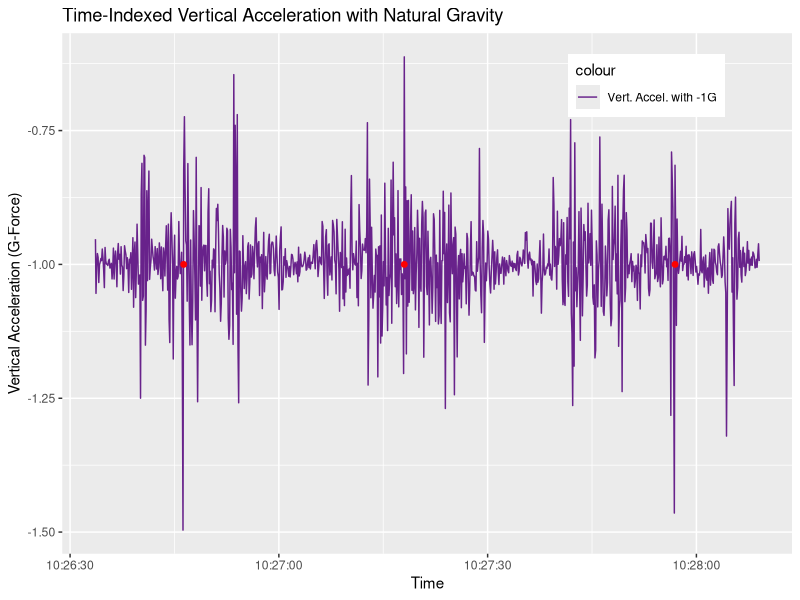
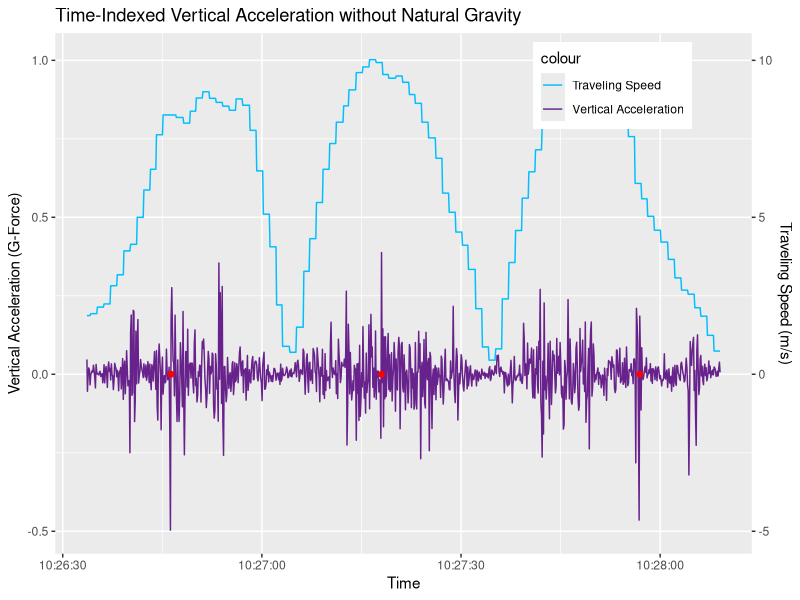
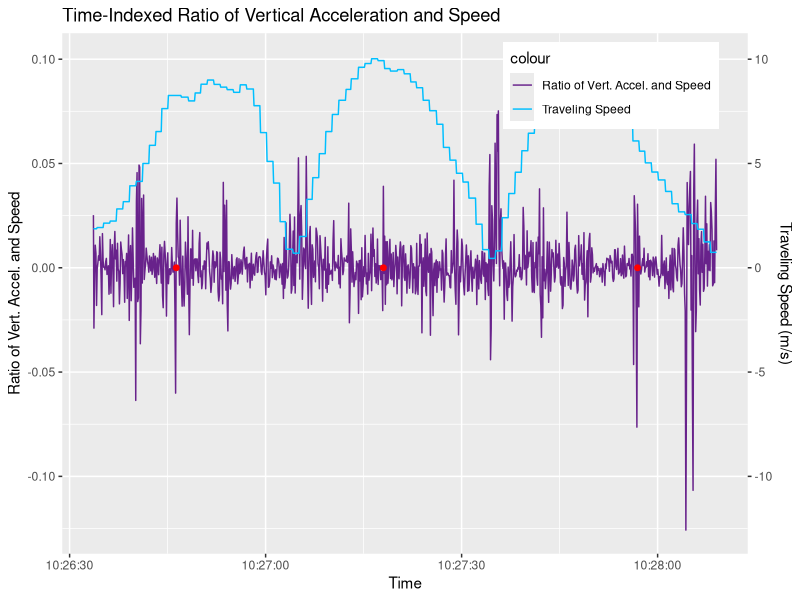
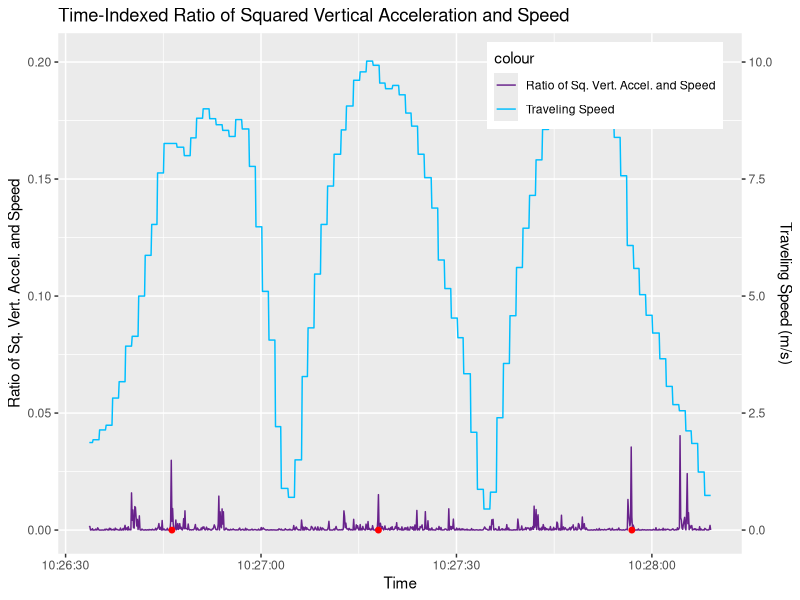
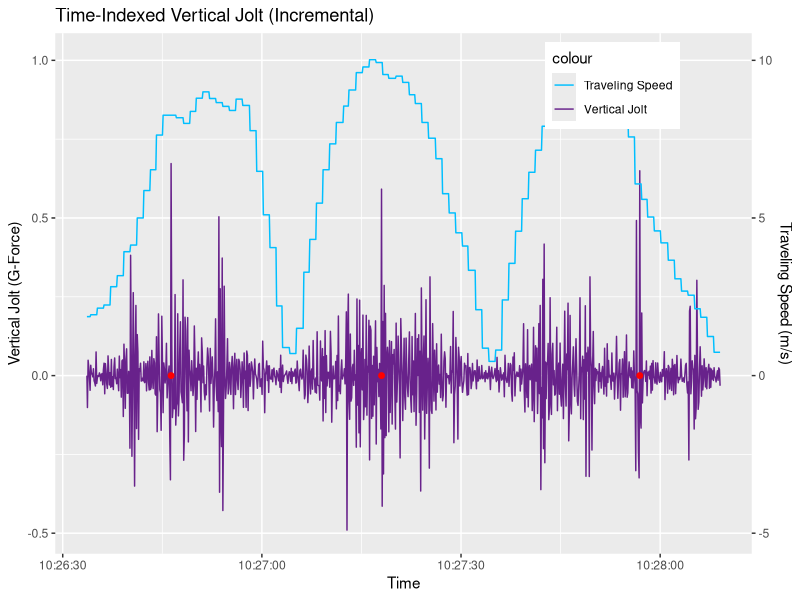
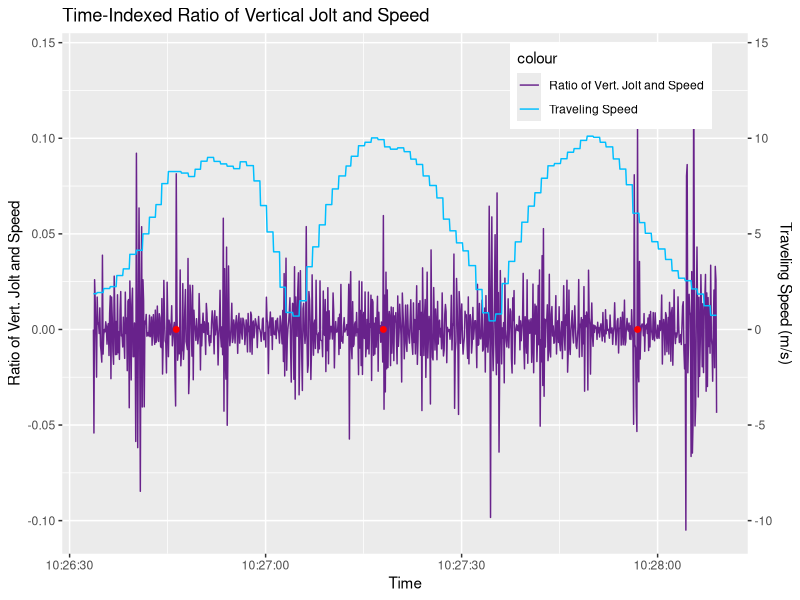
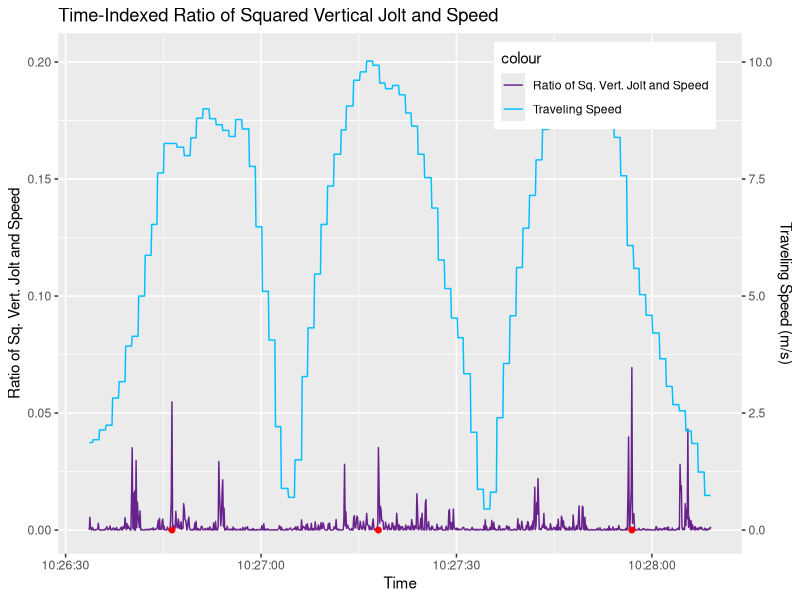
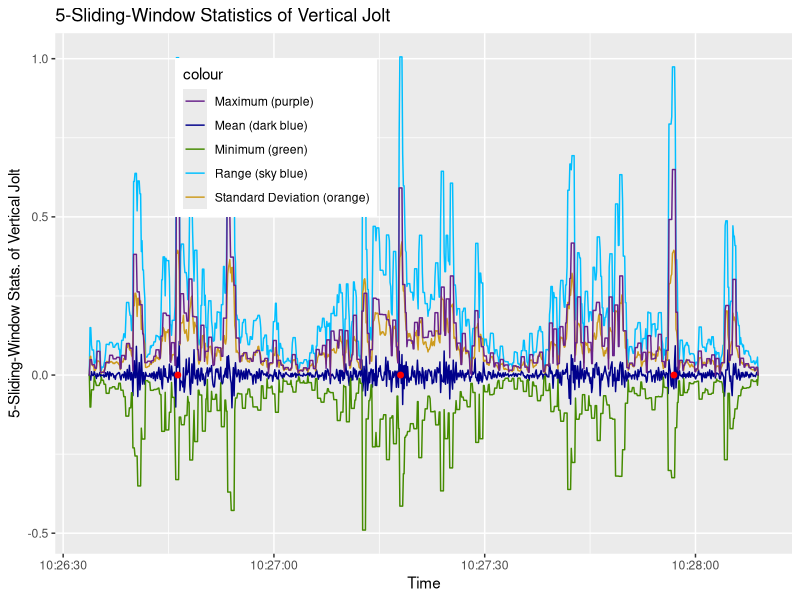

Recreate these plots in R, in order.
## ---- chunk 1
knitr::opts_chunk$set(echo = TRUE)
## ---- chunk 2
# load data file
if (!exists("LA11.raw")) {
    LA11.raw <- read.csv("./los_angeles_11.csv")
}
print(nrow(LA11.raw))
## ---- chunk 3
LA11.valid = LA11.raw[, c("Date", "Latitude", "Longitude", "Speed")]
# validate DateTime format
LA11.valid$Date <- as.POSIXct(LA11.valid$Date, format="%Y-%m-%d %H:%M:%OS")
# specify orientation of accelration
LA11.valid$forw_accel = LA11.raw$X
LA11.valid$hori_accel = LA11.raw$Y
LA11.valid$vert_accel_G = LA11.raw$Z
# mark speed bumps
for (i in 1:nrow(LA11.valid)) {
    LA11.valid$speedbump[i] = "no"
}
for (i in c(128, 445, 834)) {
    LA11.valid$speedbump[i] = "yes"
}
## ---- chunk 4
require(ggplot2)
LA11.vert_accel_G.plot <- ggplot(LA11.valid, aes(x = Date))
LA11.vert_accel_G.plot <- LA11.vert_accel_G.plot + geom_line(aes(y = vert_accel_G, colour = "Vert. Accel. with -1G"))
LA11.vert_accel_G.plot <- LA11.vert_accel_G.plot + scale_colour_manual(values = c("darkorchid4"))
LA11.vert_accel_G.plot <- LA11.vert_accel_G.plot + xlab("Time") 
LA11.vert_accel_G.plot <- LA11.vert_accel_G.plot + ylab("Vertical Acceleration (G-Force)") 
LA11.vert_accel_G.plot <- LA11.vert_accel_G.plot + ggtitle("Time-Indexed Vertical Acceleration with Natural Gravity")
LA11.vert_accel_G.plot <- LA11.vert_accel_G.plot + theme(legend.position = c(0.8, 0.9))
for (i in 1:nrow(LA11.valid)) {
    if (LA11.valid$speedbump[i] == "yes") {
        LA11.vert_accel_G.plot <- LA11.vert_accel_G.plot + 
            annotate("pointrange", x = LA11.valid$Date[i], y = -1, ymin = -1, ymax = -1, colour = "red", size = 0.25)
    }
}
print(LA11.vert_accel_G.plot)
## ---- chunk 5
# remove natural gravity in vertical acceleration
LA11.valid$vert_accel = LA11.valid$vert_accel_G + 1
## ---- chunk 6
require(ggplot2)
LA11.vert_accel.plot <- ggplot(LA11.valid, aes(x = Date))
LA11.vert_accel.plot <- LA11.vert_accel.plot + geom_line(aes(y = vert_accel, colour = "Vertical Acceleration"))
LA11.vert_accel.plot <- LA11.vert_accel.plot + geom_line(aes(y = Speed / 10, colour = "Traveling Speed"))
LA11.vert_accel.plot <- LA11.vert_accel.plot + scale_y_continuous(sec.axis = sec_axis(~.*10, name = "Traveling Speed (m/s)"))
LA11.vert_accel.plot <- LA11.vert_accel.plot + scale_colour_manual(values = c("deepskyblue", "darkorchid4"))
LA11.vert_accel.plot <- LA11.vert_accel.plot + xlab("Time") 
LA11.vert_accel.plot <- LA11.vert_accel.plot + ylab("Vertical Acceleration (G-Force)") 
LA11.vert_accel.plot <- LA11.vert_accel.plot + ggtitle("Time-Indexed Vertical Acceleration without Natural Gravity")
LA11.vert_accel.plot <- LA11.vert_accel.plot + theme(legend.position = c(0.8, 0.9))
for (i in 1:nrow(LA11.valid)) {
    if (LA11.valid$speedbump[i] == "yes") {
        LA11.vert_accel.plot <- LA11.vert_accel.plot + 
            annotate("pointrange", x = LA11.valid$Date[i], y = 0, ymin = 0, ymax = 0, colour = "red", size = 0.25)
    }
}
print(LA11.vert_accel.plot)
## ---- chunk 7
# calculate ratio between vertical acceleration and speed
for (i in 1:nrow(LA11.valid)) {
    if (LA11.valid$Speed[i] == 0) {
        LA11.valid$vert_accel_ratio_speed[i] = 0
    }
    else {
        LA11.valid$vert_accel_ratio_speed[i] = LA11.valid$vert_accel[i] / LA11.valid$Speed[i]
    }
}
## ---- chunk 8
require(ggplot2)
LA11.vert_accel_ratio_speed.plot <- ggplot(LA11.valid, aes(x = Date))
LA11.vert_accel_ratio_speed.plot <- LA11.vert_accel_ratio_speed.plot + geom_line(aes(y = vert_accel_ratio_speed, colour = "Ratio of Vert. Accel. and Speed"))
LA11.vert_accel_ratio_speed.plot <- LA11.vert_accel_ratio_speed.plot + geom_line(aes(y = Speed / 100, colour = "Traveling Speed"))
LA11.vert_accel_ratio_speed.plot <- LA11.vert_accel_ratio_speed.plot + scale_y_continuous(sec.axis = sec_axis(~.*100, name = "Traveling Speed (m/s)"))
LA11.vert_accel_ratio_speed.plot <- LA11.vert_accel_ratio_speed.plot + scale_colour_manual(values = c("darkorchid4", "deepskyblue"))
LA11.vert_accel_ratio_speed.plot <- LA11.vert_accel_ratio_speed.plot + xlab("Time") 
LA11.vert_accel_ratio_speed.plot <- LA11.vert_accel_ratio_speed.plot + ylab("Ratio of Vert. Accel. and Speed") 
LA11.vert_accel_ratio_speed.plot <- LA11.vert_accel_ratio_speed.plot + ggtitle("Time-Indexed Ratio of Vertical Acceleration and Speed")
LA11.vert_accel_ratio_speed.plot <- LA11.vert_accel_ratio_speed.plot + theme(legend.position = c(0.8, 0.9))
for (i in 1:nrow(LA11.valid)) {
    if (LA11.valid$speedbump[i] == "yes") {
        LA11.vert_accel_ratio_speed.plot <- LA11.vert_accel_ratio_speed.plot + 
            annotate("pointrange", x = LA11.valid$Date[i], y = 0, ymin = 0, ymax = 0, colour = "red", size = 0.25)
    }
}
print(LA11.vert_accel_ratio_speed.plot)
## ---- chunk 9
# calculate ratio between vertical acceleration and speed
for (i in 1:nrow(LA11.valid)) {
    if (LA11.valid$Speed[i] == 0) {
        LA11.valid$sq_vert_accel_ratio_speed[i] = 0
    }
    else {
        LA11.valid$sq_vert_accel_ratio_speed[i] = (LA11.valid$vert_accel[i] * LA11.valid$vert_accel[i]) / LA11.valid$Speed[i]
    }
}
## ---- chunk 10
require(ggplot2)
LA11.sq_vert_accel_ratio_speed.plot <- ggplot(LA11.valid, aes(x = Date))
LA11.sq_vert_accel_ratio_speed.plot <- LA11.sq_vert_accel_ratio_speed.plot + geom_line(aes(y = sq_vert_accel_ratio_speed, colour = "Ratio of Sq. Vert. Accel. and Speed"))
LA11.sq_vert_accel_ratio_speed.plot <- LA11.sq_vert_accel_ratio_speed.plot + geom_line(aes(y = Speed / 50, colour = "Traveling Speed"))
LA11.sq_vert_accel_ratio_speed.plot <- LA11.sq_vert_accel_ratio_speed.plot + scale_y_continuous(sec.axis = sec_axis(~.*50, name = "Traveling Speed (m/s)"))
LA11.sq_vert_accel_ratio_speed.plot <- LA11.sq_vert_accel_ratio_speed.plot + scale_colour_manual(values = c("darkorchid4", "deepskyblue"))
LA11.sq_vert_accel_ratio_speed.plot <- LA11.sq_vert_accel_ratio_speed.plot + xlab("Time") 
LA11.sq_vert_accel_ratio_speed.plot <- LA11.sq_vert_accel_ratio_speed.plot + ylab("Ratio of Sq. Vert. Accel. and Speed") 
LA11.sq_vert_accel_ratio_speed.plot <- LA11.sq_vert_accel_ratio_speed.plot + ggtitle("Time-Indexed Ratio of Squared Vertical Acceleration and Speed")
LA11.sq_vert_accel_ratio_speed.plot <- LA11.sq_vert_accel_ratio_speed.plot + theme(legend.position = c(0.8, 0.9))
for (i in 1:nrow(LA11.valid)) {
    if (LA11.valid$speedbump[i] == "yes") {
        LA11.sq_vert_accel_ratio_speed.plot <- LA11.sq_vert_accel_ratio_speed.plot + 
            annotate("pointrange", x = LA11.valid$Date[i], y = 0, ymin = 0, ymax = 0, colour = "red", size = 0.25)
    }
}
print(LA11.sq_vert_accel_ratio_speed.plot)
## ---- chunk 11
# calculate vertical jolt
for (i in 1:nrow(LA11.valid)) {
    if (i == 1) {
        LA11.valid$vert_jolt[i] = 0
    }
    else {
        LA11.valid$vert_jolt[i] = LA11.valid$vert_accel[i] - LA11.valid$vert_accel[i - 1]
    }
}
## ---- chunk 12
require(ggplot2)
LA11.vert_jolt.plot <- ggplot(LA11.valid, aes(x = Date))
LA11.vert_jolt.plot <- LA11.vert_jolt.plot + geom_line(aes(y = vert_jolt, colour = "Vertical Jolt"))
LA11.vert_jolt.plot <- LA11.vert_jolt.plot + geom_line(aes(y = Speed / 10, colour = "Traveling Speed"))
LA11.vert_jolt.plot <- LA11.vert_jolt.plot + scale_y_continuous(sec.axis = sec_axis(~.*10, name = "Traveling Speed (m/s)"))
LA11.vert_jolt.plot <- LA11.vert_jolt.plot + scale_colour_manual(values = c("deepskyblue", "darkorchid4"))
LA11.vert_jolt.plot <- LA11.vert_jolt.plot + xlab("Time") 
LA11.vert_jolt.plot <- LA11.vert_jolt.plot + ylab("Vertical Jolt (G-Force)") 
LA11.vert_jolt.plot <- LA11.vert_jolt.plot + ggtitle("Time-Indexed Vertical Jolt (Incremental)")
LA11.vert_jolt.plot <- LA11.vert_jolt.plot + theme(legend.position = c(0.8, 0.9))
for (i in 1:nrow(LA11.valid)) {
    if (LA11.valid$speedbump[i] == "yes") {
        LA11.vert_jolt.plot <- LA11.vert_jolt.plot + 
            annotate("pointrange", x = LA11.valid$Date[i], y = 0, ymin = 0, ymax = 0, colour = "red", size = 0.25)
    }
}
print(LA11.vert_jolt.plot)
## ---- chunk 13
# calculate ratio between vertical jolt and speed
for (i in 1:nrow(LA11.valid)) {
    if (LA11.valid$Speed[i] == 0) {
        LA11.valid$vert_jolt_ratio_speed[i] = 0
    }
    else {
        LA11.valid$vert_jolt_ratio_speed[i] = LA11.valid$vert_jolt[i] / LA11.valid$Speed[i]
    }
}
## ---- chunk 14
require(ggplot2)
LA11.vert_jolt_ratio_speed.plot <- ggplot(LA11.valid, aes(x = Date))
LA11.vert_jolt_ratio_speed.plot <- LA11.vert_jolt_ratio_speed.plot + geom_line(aes(y = vert_jolt_ratio_speed, colour = "Ratio of Vert. Jolt and Speed"))
LA11.vert_jolt_ratio_speed.plot <- LA11.vert_jolt_ratio_speed.plot + geom_line(aes(y = Speed / 100, colour = "Traveling Speed"))
LA11.vert_jolt_ratio_speed.plot <- LA11.vert_jolt_ratio_speed.plot + scale_y_continuous(sec.axis = sec_axis(~.*100, name = "Traveling Speed (m/s)"))
LA11.vert_jolt_ratio_speed.plot <- LA11.vert_jolt_ratio_speed.plot + scale_colour_manual(values = c("darkorchid4", "deepskyblue"))
LA11.vert_jolt_ratio_speed.plot <- LA11.vert_jolt_ratio_speed.plot + xlab("Time") 
LA11.vert_jolt_ratio_speed.plot <- LA11.vert_jolt_ratio_speed.plot + ylab("Ratio of Vert. Jolt and Speed") 
LA11.vert_jolt_ratio_speed.plot <- LA11.vert_jolt_ratio_speed.plot + ggtitle("Time-Indexed Ratio of Vertical Jolt and Speed")
LA11.vert_jolt_ratio_speed.plot <- LA11.vert_jolt_ratio_speed.plot + theme(legend.position = c(0.8, 0.9))
for (i in 1:nrow(LA11.valid)) {
    if (LA11.valid$speedbump[i] == "yes") {
        LA11.vert_jolt_ratio_speed.plot <- LA11.vert_jolt_ratio_speed.plot + 
            annotate("pointrange", x = LA11.valid$Date[i], y = 0, ymin = 0, ymax = 0, colour = "red", size = 0.25)
    }
}
print(LA11.vert_jolt_ratio_speed.plot)
## ---- chunk 15
# calculate ratio between vertical jolt and speed
for (i in 1:nrow(LA11.valid)) {
    if (LA11.valid$Speed[i] == 0) {
        LA11.valid$sq_vert_jolt_ratio_speed[i] = 0
    }
    else {
        LA11.valid$sq_vert_jolt_ratio_speed[i] = (LA11.valid$vert_jolt[i] * LA11.valid$vert_jolt[i]) / LA11.valid$Speed[i]
    }
}
## ---- chunk 16
require(ggplot2)
LA11.sq_vert_jolt_ratio_speed.plot <- ggplot(LA11.valid, aes(x = Date))
LA11.sq_vert_jolt_ratio_speed.plot <- LA11.sq_vert_jolt_ratio_speed.plot + geom_line(aes(y = sq_vert_jolt_ratio_speed, colour = "Ratio of Sq. Vert. Jolt and Speed"))
LA11.sq_vert_jolt_ratio_speed.plot <- LA11.sq_vert_jolt_ratio_speed.plot + geom_line(aes(y = Speed / 50, colour = "Traveling Speed"))
LA11.sq_vert_jolt_ratio_speed.plot <- LA11.sq_vert_jolt_ratio_speed.plot + scale_y_continuous(sec.axis = sec_axis(~.*50, name = "Traveling Speed (m/s)"))
LA11.sq_vert_jolt_ratio_speed.plot <- LA11.sq_vert_jolt_ratio_speed.plot + scale_colour_manual(values = c("darkorchid4", "deepskyblue"))
LA11.sq_vert_jolt_ratio_speed.plot <- LA11.sq_vert_jolt_ratio_speed.plot + xlab("Time") 
LA11.sq_vert_jolt_ratio_speed.plot <- LA11.sq_vert_jolt_ratio_speed.plot + ylab("Ratio of Sq. Vert. Jolt and Speed") 
LA11.sq_vert_jolt_ratio_speed.plot <- LA11.sq_vert_jolt_ratio_speed.plot + ggtitle("Time-Indexed Ratio of Squared Vertical Jolt and Speed")
LA11.sq_vert_jolt_ratio_speed.plot <- LA11.sq_vert_jolt_ratio_speed.plot + theme(legend.position = c(0.8, 0.9))
for (i in 1:nrow(LA11.valid)) {
    if (LA11.valid$speedbump[i] == "yes") {
        LA11.sq_vert_jolt_ratio_speed.plot <- LA11.sq_vert_jolt_ratio_speed.plot + 
            annotate("pointrange", x = LA11.valid$Date[i], y = 0, ymin = 0, ymax = 0, colour = "red", size = 0.25)
    }
}
print(LA11.sq_vert_jolt_ratio_speed.plot)
## ---- chunk 17
# calculate 5-sliding-window mean of vertical jolt
for (i in 3:nrow(LA11.valid)-2) {
    LA11.valid$vert_jolt_mean[i] = mean(c(LA11.valid$vert_jolt[i-2], 
                                        LA11.valid$vert_jolt[i-1], 
                                        LA11.valid$vert_jolt[i], 
                                        LA11.valid$vert_jolt[i+1], 
                                        LA11.valid$vert_jolt[i+2]))
}
LA11.valid$vert_jolt_mean[1] = 0
LA11.valid$vert_jolt_mean[2] = 0
LA11.valid$vert_jolt_mean[nrow(LA11.valid) - 1] = 0
LA11.valid$vert_jolt_mean[nrow(LA11.valid)] = 0
# calculate 5-sliding-window standard deviation of vertical jolt
for (i in 3:nrow(LA11.valid)-2) {
    LA11.valid$vert_jolt_sd[i] = sd(c(LA11.valid$vert_jolt[i-2], 
                                        LA11.valid$vert_jolt[i-1], 
                                        LA11.valid$vert_jolt[i], 
                                        LA11.valid$vert_jolt[i+1], 
                                        LA11.valid$vert_jolt[i+2]))
}
LA11.valid$vert_jolt_sd[1] = 0
LA11.valid$vert_jolt_sd[2] = 0
LA11.valid$vert_jolt_sd[nrow(LA11.valid) - 1] = 0
LA11.valid$vert_jolt_sd[nrow(LA11.valid)] = 0
# calculate 5-sliding-window minimum of vertical jolt
for (i in 3:nrow(LA11.valid)-2) {
    LA11.valid$vert_jolt_min[i] = min(c(LA11.valid$vert_jolt[i-2], 
                                        LA11.valid$vert_jolt[i-1], 
                                        LA11.valid$vert_jolt[i], 
                                        LA11.valid$vert_jolt[i+1], 
                                        LA11.valid$vert_jolt[i+2]))
}
LA11.valid$vert_jolt_min[1] = 0
LA11.valid$vert_jolt_min[2] = 0
LA11.valid$vert_jolt_min[nrow(LA11.valid) - 1] = 0
LA11.valid$vert_jolt_min[nrow(LA11.valid)] = 0
# calculate 5-sliding-window maxium of vertical jolt
for (i in 3:nrow(LA11.valid)-2) {
    LA11.valid$vert_jolt_max[i] = max(c(LA11.valid$vert_jolt[i-2], 
                                        LA11.valid$vert_jolt[i-1], 
                                        LA11.valid$vert_jolt[i], 
                                        LA11.valid$vert_jolt[i+1], 
                                        LA11.valid$vert_jolt[i+2]))
}
LA11.valid$vert_jolt_max[1] = 0
LA11.valid$vert_jolt_max[2] = 0
LA11.valid$vert_jolt_max[nrow(LA11.valid) - 1] = 0
LA11.valid$vert_jolt_max[nrow(LA11.valid)] = 0
# calculate 5-sliding-window range of vertical jolt
LA11.valid$vert_jolt_range = LA11.valid$vert_jolt_max - LA11.valid$vert_jolt_min
## ---- chunk 18
require(ggplot2)
LA11.vert_jolt_5.plot <- ggplot(LA11.valid, aes(x = Date))
LA11.vert_jolt_5.plot <- LA11.vert_jolt_5.plot + geom_line(aes(y = vert_jolt_range, colour = "Range (sky blue)"))
LA11.vert_jolt_5.plot <- LA11.vert_jolt_5.plot + geom_line(aes(y = vert_jolt_mean, colour = "Mean (dark blue)"))
LA11.vert_jolt_5.plot <- LA11.vert_jolt_5.plot + geom_line(aes(y = vert_jolt_sd, colour = "Standard Deviation (orange)"))
LA11.vert_jolt_5.plot <- LA11.vert_jolt_5.plot + geom_line(aes(y = vert_jolt_min, colour = "Minimum (green)"))
LA11.vert_jolt_5.plot <- LA11.vert_jolt_5.plot + geom_line(aes(y = vert_jolt_max, colour = "Maximum (purple)"))
LA11.vert_jolt_5.plot <- LA11.vert_jolt_5.plot + scale_colour_manual(values = c("darkorchid4", "blue4", "chartreuse4", "deepskyblue", "goldenrod3"))
LA11.vert_jolt_5.plot <- LA11.vert_jolt_5.plot + theme(legend.position = c(0.3, 0.8))
LA11.vert_jolt_5.plot <- LA11.vert_jolt_5.plot + xlab("Time") 
LA11.vert_jolt_5.plot <- LA11.vert_jolt_5.plot + ylab("5-Sliding-Window Stats. of Vertical Jolt") 
LA11.vert_jolt_5.plot <- LA11.vert_jolt_5.plot + ggtitle("5-Sliding-Window Statistics of Vertical Jolt")
for (i in 1:nrow(LA11.valid)) {
    if (LA11.valid$speedbump[i] == "yes") {
        LA11.vert_jolt_5.plot <- LA11.vert_jolt_5.plot + 
            annotate("pointrange", x = LA11.valid$Date[i], y = 0, ymin = 0, ymax = 0, colour = "red", size = 0.25)
    }
}
print(LA11.vert_jolt_5.plot)
## ---- chunk 19
require(ggplot2)
LA11.comparative.plot <- ggplot(LA11.valid, aes(x = Date))
LA11.comparative.plot <- LA11.comparative.plot + geom_line(aes(y = Speed / 50, colour = "Traveling Speed"))
#LA11.comparative.plot <- LA11.comparative.plot + geom_line(aes(y = vert_accel, colour = "Vertical Acceleration"))
#LA11.comparative.plot <- LA11.comparative.plot + geom_line(aes(y = vert_jolt, colour = "Vertical Jolt"))
LA11.comparative.plot <- LA11.comparative.plot + geom_line(aes(y = sq_vert_accel_ratio_speed, colour = "Ratio of Sq. Vert. Accel. & Speed"))
LA11.comparative.plot <- LA11.comparative.plot + geom_line(aes(y = -sq_vert_jolt_ratio_speed, colour = "Ratio of Sq. Vert. Jolt & Speed (-)"))
LA11.comparative.plot <- LA11.comparative.plot + scale_y_continuous(sec.axis = sec_axis(~.*50, name = "Traveling Speed (m/s)"))
LA11.comparative.plot <- LA11.comparative.plot + scale_colour_manual(values = c("darkorchid4", "goldenrod3", "deepskyblue"))
LA11.comparative.plot <- LA11.comparative.plot + xlab("Time") 
LA11.comparative.plot <- LA11.comparative.plot + ylab("Ratios") 
LA11.comparative.plot <- LA11.comparative.plot + ggtitle("Comparison of Two Most Promising Factors")
LA11.comparative.plot <- LA11.comparative.plot + theme(legend.position = c(0.35, 0.8))
for (i in 1:nrow(LA11.valid)) {
    if (LA11.valid$speedbump[i] == "yes") {
        LA11.comparative.plot <- LA11.comparative.plot + 
            annotate("pointrange", x = LA11.valid$Date[i], y = 0, ymin = 0, ymax = 0, colour = "red", size = 0.2)
    }
}
print(LA11.comparative.plot)
## ---- chunk 20
jpeg("./Epoch1_LA11.vert_accel_G.plot.jpeg", width = 1200, height = 750, units = "px")
print(LA11.vert_accel_G.plot)
dev.off()

jpeg("./Epoch2_LA11.vert_accel.plot.jpeg", width = 1200, height = 750, units = "px")
print(LA11.vert_accel.plot)
dev.off()

jpeg("./Epoch3_LA11.vert_accel_ratio_speed.plot.jpeg", width = 1200, height = 750, units = "px")
print(LA11.vert_accel_ratio_speed.plot)
dev.off()

jpeg("./Epoch4_LA11.sq_vert_accel_ratio_speed.plot.jpeg", width = 1200, height = 750, units = "px")
print(LA11.sq_vert_accel_ratio_speed.plot)
dev.off()

jpeg("./Epoch5_LA11.vert_jolt.plot.jpeg", width = 1200, height = 750, units = "px")
print(LA11.vert_jolt.plot)
dev.off()

jpeg("./Epoch6_LA11.vert_jolt_ratio_speed.plot.jpeg", width = 1200, height = 750, units = "px")
print(LA11.vert_jolt_ratio_speed.plot)
dev.off()

jpeg("./Epoch7_LA11.sq_vert_jolt_ratio_speed.plot.jpeg", width = 1200, height = 750, units = "px")
print(LA11.sq_vert_jolt_ratio_speed.plot)
dev.off()

jpeg("./Epoch8_LA11.vert_jolt_5.plot.jpeg", width = 1200, height = 750, units = "px")
print(LA11.vert_jolt_5.plot)
dev.off()

jpeg("./Epoch9_LA11.comparative.plot.jpeg", width = 1200, height = 750, units = "px")
print(LA11.comparative.plot)
dev.off()

write.csv(LA11.valid, "./los_angeles_11_labeled.csv")
